Frame 1 (no input): blank canvas, image omitted
Frame 60 (no input): blank canvas, image omitted
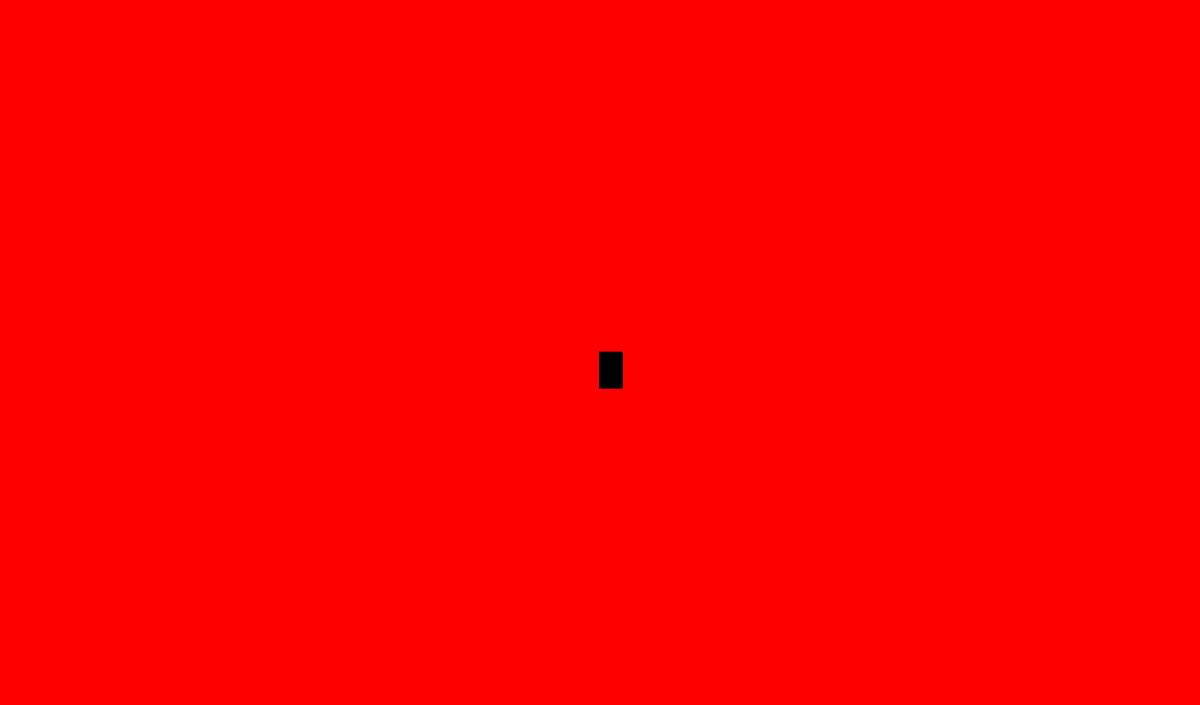
Frame 120 (the mouse pressed at the canvas centre since frame 60)

The p5.js sketch whose frames 1 and 60 were blank and that drew this single picture after the mouse press (run headless with seeded random() and noise() and a simulated clock; from frame 60 on, the mouse is pressed at the canvas centre):

// p5.js sketch
// ── sketch.js
function setup() {
    createCanvas(1360, 800);
    background ("red")
  }
  
  function draw() {
    
  
    stroke("black");
    fill("black");
  
    //console.log(mouseIsPressed);
  
    if (mouseIsPressed) {
      rect(mouseX, mouseY, 25, 40);
    }
  }
